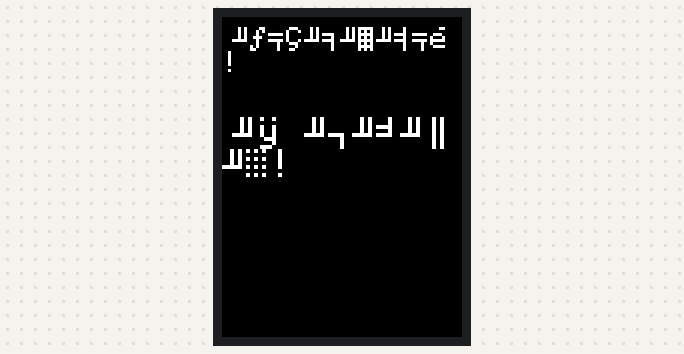
Simulated run of this sketch. Board: ESP32. On the bench: 320×240 colour display.

Above: at 0.3 s.
At 6.4 s:
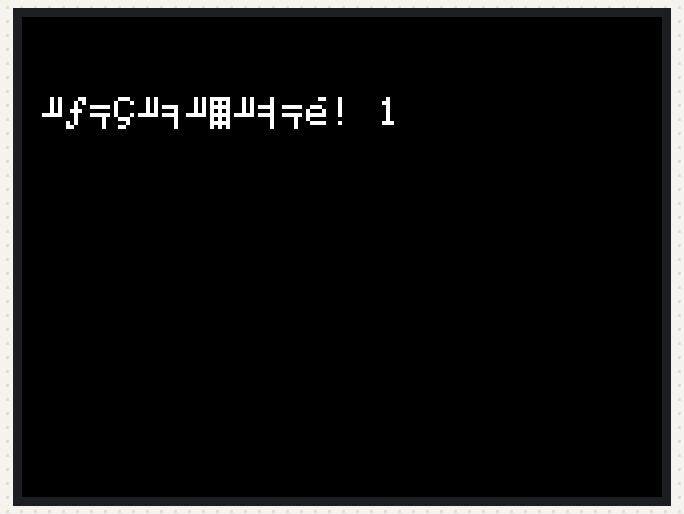
At 9.5 s:
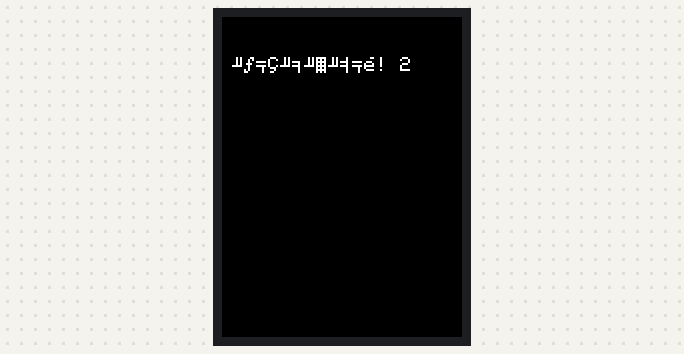
At 15.7 s:
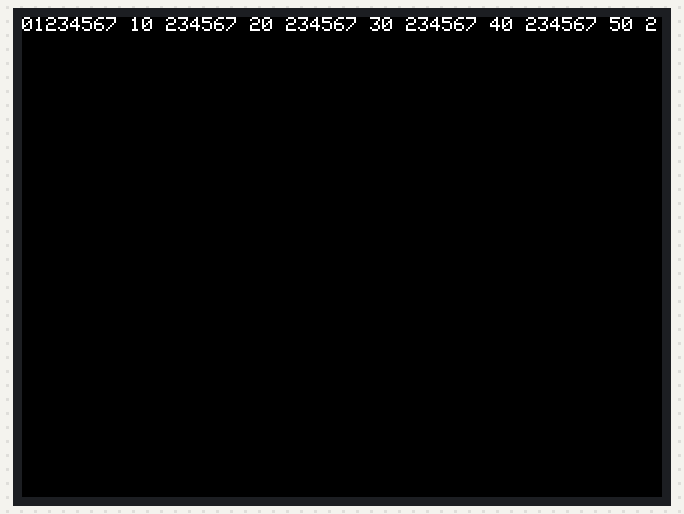
At 18.8 s:
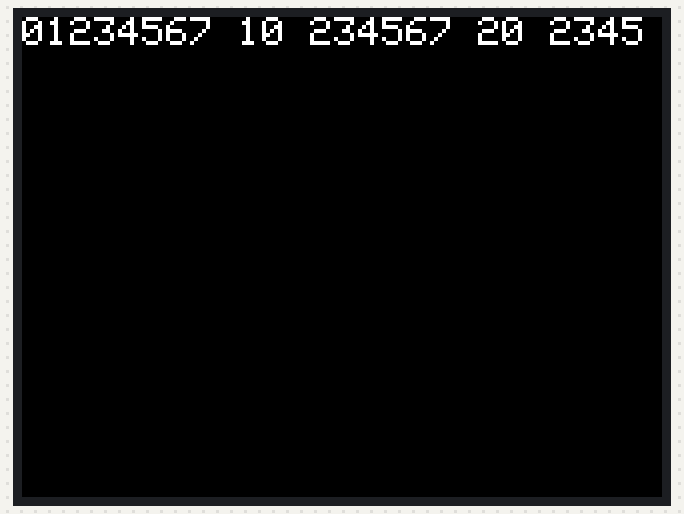

The sketch:

Privet.ino
```cpp
/*
 *   Privet.ino
*/

/*
Команда tft.setRotation(2); задаёт ориентацию (поворот) дисплея TFT. Она нужна,
чтобы скорректировать отображение картинки, если экран физически повёрнут или
подключён в нестандартной позиции.

Что означает значение 2

Значение 2 указывает на поворот изображения на 180 градусов относительно стандартной (альбомной) ориентации.

Вот как выглядят другие варианты ориентации:
0 — стандартная альбомная ориентация (без поворота).
1 — поворот на 90° по часовой стрелке (портретная ориентация).
2 — поворот на 180° (перевёрнутая альбомная ориентация).
3 — поворот на 270° по часовой стрелке (перевёрнутая портретная ориентация).
*/


#include <TFT_eSPI.h>

TFT_eSPI tft = TFT_eSPI();

void setup()
{
    tft.init();                   // инициализация дисплея
    //tft.setRotation(2);         // вращение на 180 градусов
    tft.fillScreen(TFT_BLACK);    // заливка фона чёрным цветом
    tft.setTextColor(TFT_WHITE);  // цвет текста - белый

    //tft.setCursor(60, 150);     // x,y координаты текста
    //tft.setTextSize(2);         // размер текста - №2 (7*2 = 14 точек)
    //tft.print("Привет!");       // вывод текста - Рсйгжу!
    //tft.print("А Б В Г Д Е Ё Ж З И Й К Л М Н О П Р С Т У Ф Х Ц Ч Ш Щ Ъ Ы Ь Э Ю Я а б в г д е ё ж з и й к л м н о п р с т у ф х ц ч ш щ ъ ы ь э ю я");

    tft.setCursor(10, 10);        // x,y координаты текста
    tft.setTextSize(3);           // размер текста - №1
    tft.print("Привет!");         // вывод текста

    tft.setCursor(10, 100);       // x,y координаты текста
    tft.setTextSize(4);           // размер текста - №2 (7*2 = 14 точек)
    tft.print("И пока!");         // вывод текста
    delay(3000);

    viewone(0);
    viewone(1);
    viewone(2);
    viewone(3);

    tft.fillScreen(TFT_BLACK);    // заливка фона чёрным цветом
    tft.setRotation(1);           // вращение
    tft.setCursor(0,0);           // x,y координаты текста
    tft.setTextSize(1);           // размер текста - №2
    tft.print("01234567 10 234567 20 234567 30 234567 40 234567 50 2");
    delay(3000);

    tft.fillScreen(TFT_BLACK);    // заливка фона чёрным цветом
    tft.setRotation(1);           // вращение
    tft.setCursor(0,0);           // x,y координаты текста
    tft.setTextSize(2);           // размер текста - №2
    tft.print("01234567 10 234567 20 2345");
    delay(3000);

}

void loop()
{
}

void viewone(int nRotat)
{
    tft.fillScreen(TFT_BLACK);    // заливка фона чёрным цветом
    tft.setRotation(nRotat);      // вращение
    tft.setCursor(10, 40);        // x,y координаты текста
    tft.setTextSize(2);           // размер текста - №2
    tft.print("Привет! ");        // вывод текста
    tft.print(nRotat);            // вывод текста
    delay(3000);
}
```

Measured:
- what the display in image 1 shows lasts 3.1 s, from 6.4 s to 9.5 s
